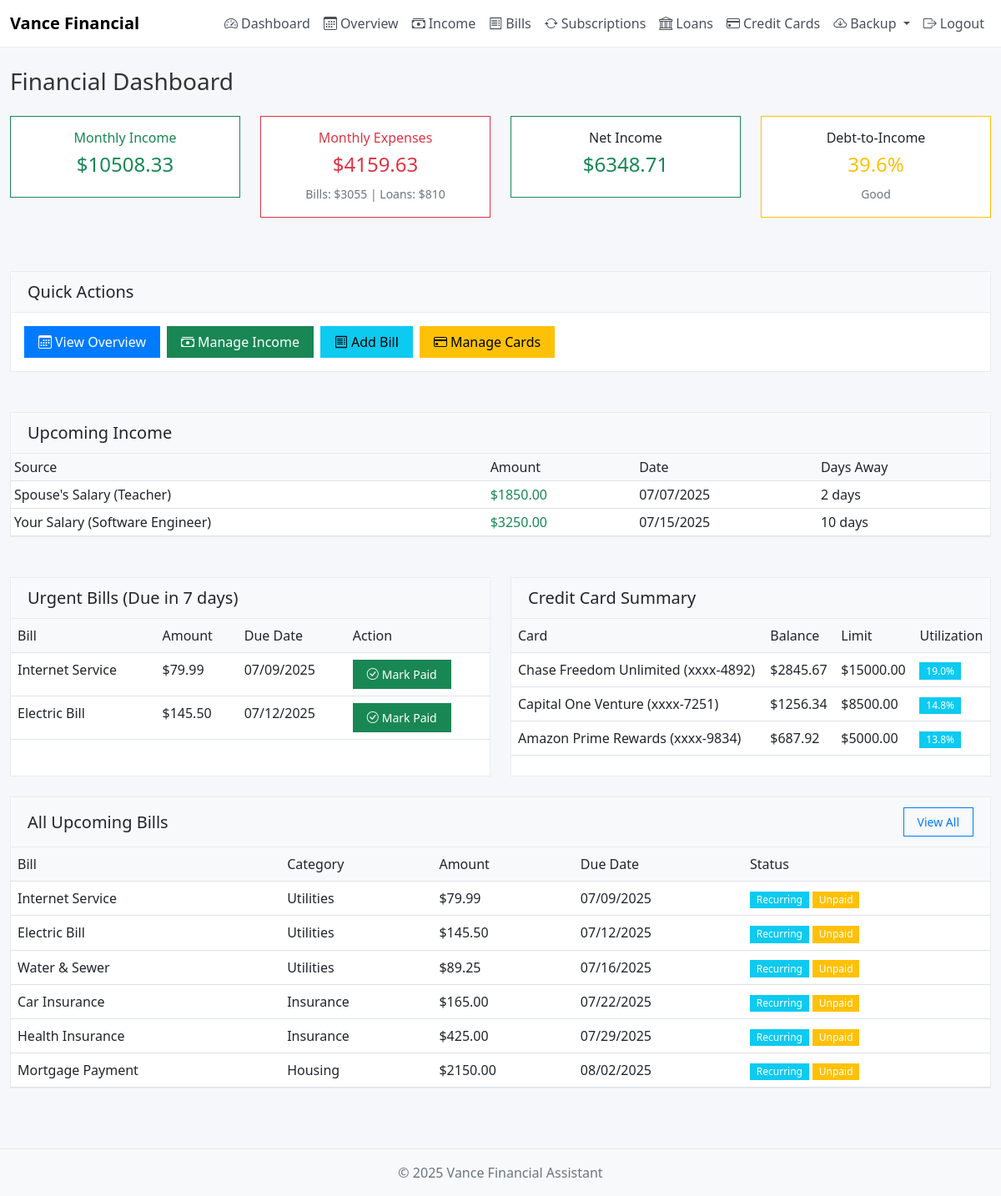
Before: /dashboard (signed in) with the older database file.
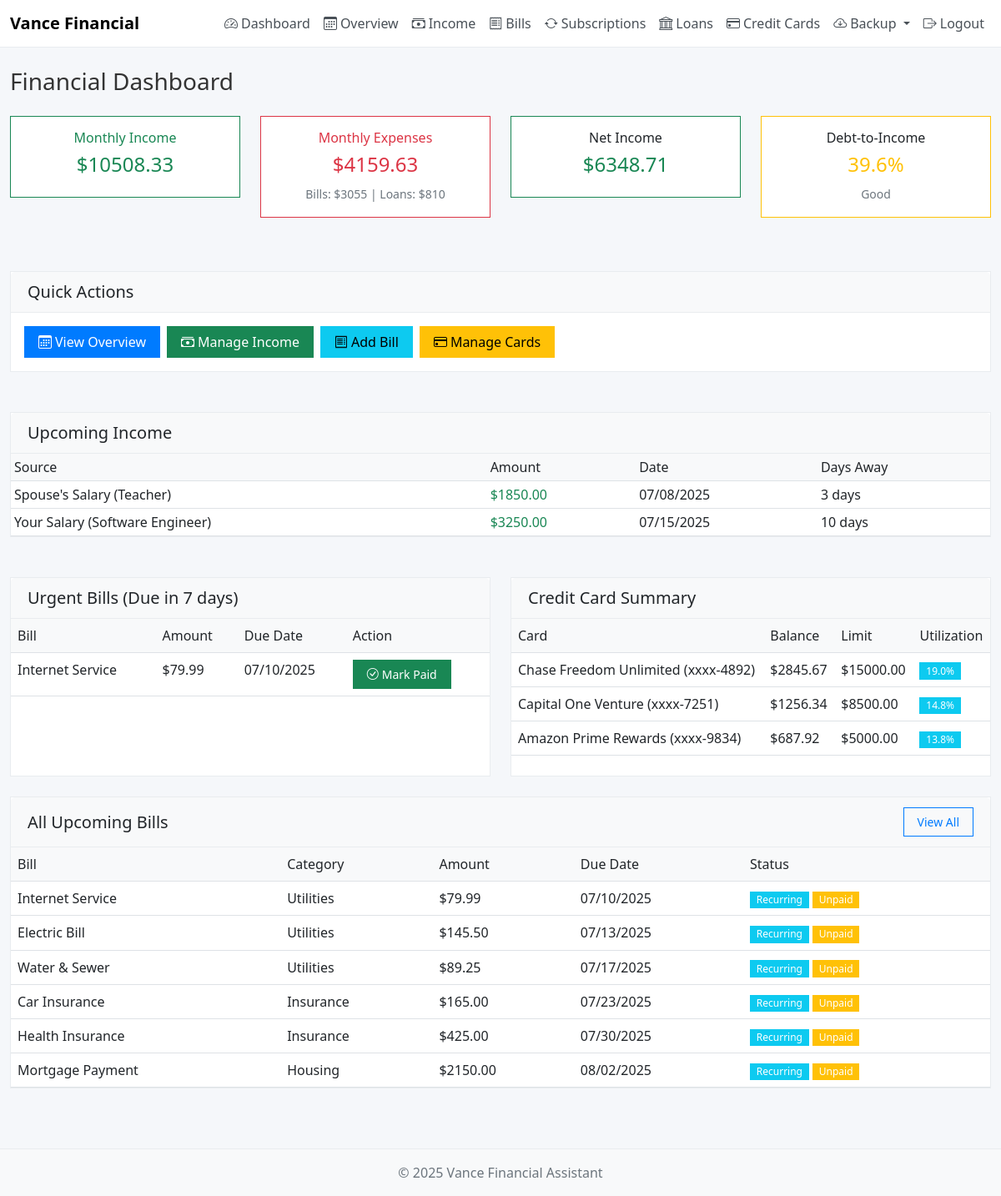
After: the same page with the newer database file.
### Vance_Financial_Assistant.py (models this page shows)
class IncomeSource(db.Model):
    id = db.Column(db.Integer, primary_key=True)
    name = db.Column(db.String(100), nullable=False)  # e.g., "Your Salary", "Wife's Salary"
    amount = db.Column(db.Float, nullable=False)  # Per payment amount
    frequency = db.Column(db.String(20), nullable=False)  # 'bimonthly', 'biweekly'
    payment_day_1 = db.Column(db.Integer)  # e.g., 15
    payment_day_2 = db.Column(db.Integer)  # e.g., 30 (or last day of month)
    next_payment_date = db.Column(db.Date)
    is_active = db.Column(db.Boolean, default=True)
    user_id = db.Column(db.Integer, db.ForeignKey('user.id'), nullable=False)

class Bill(db.Model):
    id = db.Column(db.Integer, primary_key=True)
    name = db.Column(db.String(100), nullable=False)
    amount = db.Column(db.Float, nullable=False)
    due_date = db.Column(db.Date, nullable=False)
    category = db.Column(db.String(50))
    is_paid = db.Column(db.Boolean, default=False)
    recurring = db.Column(db.Boolean, default=False)
    user_id = db.Column(db.Integer, db.ForeignKey('user.id'), nullable=False)

class CreditCard(db.Model):
    id = db.Column(db.Integer, primary_key=True)
    name = db.Column(db.String(100), nullable=False)
    last_four = db.Column(db.String(4), nullable=False)
    limit = db.Column(db.Float)
    current_balance = db.Column(db.Float, default=0)
    payment_due_date = db.Column(db.Date, nullable=False)
    minimum_payment = db.Column(db.Float)
    interest_rate = db.Column(db.Float)
    is_paid = db.Column(db.Boolean, default=False)
    auto_pay_minimum = db.Column(db.Boolean, default=False)
    auto_payment_amount = db.Column(db.Float)
    user_id = db.Column(db.Integer, db.ForeignKey('user.id'), nullable=False)

### Vance_Financial_Assistant.py (the view)
@app.route('/dashboard')
def dashboard():
    if 'user_id' not in session:
        return redirect(url_for('login'))
    user = User.query.get(session['user_id'])
    if not user:
        session.pop('user_id', None)
        flash('User not found. Please log in again.', 'danger')
        return redirect(url_for('login'))
    upcoming_bills = Bill.query.filter_by(user_id=user.id, is_paid=False).order_by(Bill.due_date).all()
    credit_cards = CreditCard.query.filter_by(user_id=user.id).all()
    today = datetime.now().date()
    upcoming_week = today + timedelta(days=7)
    urgent_bills = [bill for bill in upcoming_bills if bill.due_date <= upcoming_week]
    monthly_income = calculate_monthly_income(user.id)
    monthly_expenses = calculate_monthly_expenses(user_id=user.id)
    debt_to_income_ratio = 0
    if monthly_income > 0:
        debt_to_income_ratio = (monthly_expenses['total'] / monthly_income) * 100
    income_sources = IncomeSource.query.filter_by(user_id=user.id, is_active=True).all()
    next_income_dates = []
    for source in income_sources:
        future_dates = get_future_income_dates(source, today, today + timedelta(days=30))
        if future_dates:
            next_date = future_dates[0]
            days_away = (next_date - today).days
            next_income_dates.append({
                'source': source.name,
                'amount': source.amount,
                'date': next_date,
                'days_away': days_away
            })
    next_income_dates.sort(key=lambda x: x['date'])
    return render_template(
        'dashboard.html',
        user=user,
        bills=upcoming_bills,
        credit_cards=credit_cards,
        urgent_bills=urgent_bills,
        monthly_income=monthly_income,
        monthly_expenses=monthly_expenses,
        debt_to_income_ratio=debt_to_income_ratio,
        next_income_dates=next_income_dates[:5],  # Show next 5 payments
        today=today  # Keep this for any other template usage
    )

### Vance_Financial_Assistant.py (called while the page is built)
def calculate_monthly_income(user_id):
    income_sources = IncomeSource.query.filter_by(user_id=user_id, is_active=True).all()
    monthly_total = 0
    for source in income_sources:
        if source.frequency == 'bimonthly':
            monthly_total += source.amount * 2
        elif source.frequency == 'biweekly':
            monthly_total += source.amount * 26 / 12
    return monthly_total

### templates/dashboard.html (shortened to what the changed rows need)
{% extends "base.html" %}
{% block content %}
<h1 class="h3 mb-4">Financial Dashboard</h1>
{% if next_income_dates %}
<div class="row mb-4">
    <div class="col-12">
        <div class="card">
            <div class="card-body p-0">
                <div class="table-responsive">
                    <table class="table table-sm mb-0">
                        <thead>
                            <tr>
                                <th>Source</th>
                                <th>Amount</th>
                                <th>Date</th>
                                <th>Days Away</th>
                            </tr>
                        </thead>
                        <tbody>
                            {% for income in next_income_dates %}
                            <tr>
                                <td>{{ income.source }}</td>
                                <td class="text-success">${{ "%.2f"|format(income.amount) }}</td>
                                <td>{{ income.date.strftime('%m/%d/%Y') }}</td>
                                <td>
                                    {% if income.days_away is defined %}
                                    {% set days_away = income.days_away %}
                                    {% else %}
                                    {% set days_away = 0 %}
                                    {% endif %}
                                    {% if days_away == 0 %}
                                    <span class="badge bg-success">Today</span>
                                    {% elif days_away == 1 %}
                                    <span class="badge bg-info">Tomorrow</span>
                                    {% elif days_away < 0 %}
                                    <span class="badge bg-warning">{{ (days_away * -1) }} days ago</span>
                                    {% else %}
                                    {{ days_away }} days
                                    {% endif %}
                                </td>
                            </tr>
                            {% endfor %}
                        </tbody>
                    </table>
                </div>
            </div>
        </div>
    </div>
</div>
{% endif %}
<div class="row">
    <div class="col-md-6 mb-4">
        <div class="card h-100">
            <div class="card-body p-0">
                {% if urgent_bills %}
                <div class="table-responsive">
                    <table class="table table-hover mb-0">
                        <thead>
                            <tr>
                                <th>Bill</th>
                                <th>Amount</th>
                                <th>Due Date</th>
                                <th>Action</th>
                            </tr>
                        </thead>
                        <tbody>
                            {% for bill in urgent_bills %}
                            <tr>
                                <td>{{ bill.name }}</td>
                                <td>${{ "%.2f"|format(bill.amount) }}</td>
                                <td>{{ bill.due_date.strftime('%m/%d/%Y') }}</td>
                                <td>
                                    <a href="{{ url_for('mark_paid', bill_type='bill', item_id=bill.id) }}"
                                       class="btn btn-sm btn-success">
                                        <i class="bi bi-check-circle me-1"></i>Mark Paid
                                    </a>
                                </td>
                            </tr>
                            {% endfor %}
                        </tbody>
                    </table>
                </div>
                {% else %}
                <div class="text-center py-4 text-muted">
                    <p class="mb-0">No urgent bills due soon.</p>
                </div>
                {% endif %}
            </div>
        </div>
    </div>
    <div class="col-md-6 mb-4">
        <div class="card h-100">
            <div class="card-body p-0">
                {% if credit_cards %}
                <div class="table-responsive">
                    <table class="table table-hover mb-0">
                        <thead>
                            <tr>
                                <th>Card</th>
                                <th>Balance</th>
                                <th>Limit</th>
                                <th>Utilization</th>
                            </tr>
                        </thead>
                        <tbody>
                            {% for card in credit_cards[:4] %}
                            <tr>
                                <td>{{ card.name }} (xxxx-{{ card.last_four }})</td>
                                <td>${{ "%.2f"|format(card.current_balance) }}</td>
                                <td>{% if card.limit %}${{ "%.2f"|format(card.limit) }}{% else %}&mdash;{% endif %}</td>
                                <td>
                                    {% if card.limit and card.limit > 0 %}
                                    {% set utilization = (card.current_balance / card.limit * 100) %}
                                    {% if utilization <= 10 %}
                                    <span class="badge bg-success">{{ "%.1f"|format(utilization) }}%</span>
                                    {% elif utilization <= 30 %}
                                    <span class="badge bg-info">{{ "%.1f"|format(utilization) }}%</span>
                                    {% elif utilization <= 50 %}
                                    <span class="badge bg-warning">{{ "%.1f"|format(utilization) }}%</span>
                                    {% else %}
                                    <span class="badge bg-danger">{{ "%.1f"|format(utilization) }}%</span>
                                    {% endif %}
                                    {% else %}
                                    &mdash;
                                    {% endif %}
                                </td>
                            </tr>
                            {% endfor %}
                        </tbody>
                    </table>
                </div>
                {% else %}
                <div class="text-center py-4 text-muted">
                    <p class="mb-0">No credit cards added yet.</p>
                    <a href="{{ url_for('credit_cards') }}" class="btn btn-outline-primary mt-2">Add Credit Card</a>
                </div>
                {% endif %}
            </div>
        </div>
    </div>
</div>
<div class="row">
    <div class="col-md-12 mb-4">
        <div class="card">
            <div class="card-body p-0">
                {% if bills %}
                <div class="table-responsive">
                    <table class="table table-hover mb-0">
                        <thead>
                            <tr>
                                <th>Bill</th>
                                <th>Category</th>
                                <th>Amount</th>
                                <th>Due Date</th>
                                <th>Status</th>
                            </tr>
                        </thead>
                        <tbody>
                            {% for bill in bills[:10] %}
                            <tr>
                                <td>{{ bill.name }}</td>
                                <td>{{ bill.category or 'Uncategorized' }}</td>
                                <td>${{ "%.2f"|format(bill.amount) }}</td>
                                <td>{{ bill.due_date.strftime('%m/%d/%Y') }}</td>
                                <td>
                                    {% if bill.recurring %}
                                    <span class="badge bg-info">Recurring</span>
                                    {% endif %}
                                    {% if not bill.is_paid %}
                                    <span class="badge bg-warning">Unpaid</span>
                                    {% else %}
                                    <span class="badge bg-success">Paid</span>
                                    {% endif %}
                                </td>
                            </tr>
                            {% endfor %}
                        </tbody>
                    </table>
                </div>
                {% else %}
                <div class="text-center py-4 text-muted">
                    <p class="mb-0">No upcoming bills.</p>
                    <a href="{{ url_for('bills') }}" class="btn btn-outline-primary mt-2">Add Bill</a>
                </div>
                {% endif %}
            </div>
        </div>
    </div>
</div>
{% endblock %}

Changed rows visible on the page:
no longer on one of the page's lists (row edited): Bill: name "Electric Bill", amount "145.50", due_date "07/12/2025"
changed IncomeSource "Spouse's Salary (Teacher)": date "07/07/2025" → "07/08/2025"; user "2" → "3"
changed Bill "Internet Service": due_date "07/09/2025" → "07/10/2025"
changed Bill "Electric Bill": due_date "07/12/2025" → "07/13/2025"
changed Bill "Water & Sewer": due_date "07/16/2025" → "07/17/2025"
changed Bill "Car Insurance": due_date "07/22/2025" → "07/23/2025"
changed Bill "Health Insurance": due_date "07/29/2025" → "07/30/2025"
